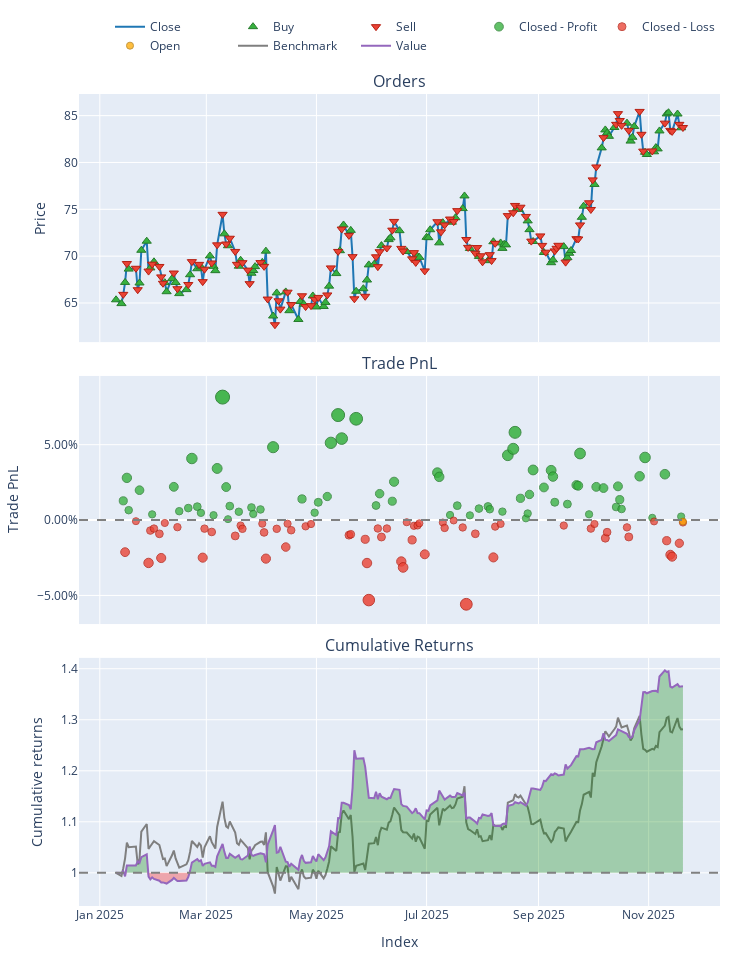

This figure's notebook cell:
### Markdown cell above
#### NEE

### Code cell
# 2. Load Data
try:
    # ensuring your path is correct
    data = pd.read_csv('data/processed/NEE_processed_2022.csv')
    if 'Date' in data.columns:
        data['Date'] = pd.to_datetime(data['Date'])
        data.set_index('Date', inplace=True)
    print("Data loaded successfully.")
except FileNotFoundError:
    print("Error: Data file not found. Check path.")
    sys.exit()

# 3. Split Train/Test
split_idx = int(len(data) * 0.7)
train_df = data.iloc[:split_idx]
test_df = data.iloc[split_idx:]

# --- TRAINING PHASE ---
print("Training SAC Agent...")

# Initialize Trainer (Pass config if needed, or defaults)
trainer = ModelTrainerRL(config['reinforcement_learning'])
env_params = config['reinforcement_learning']['environment']

# Create Training Environment
env_train = TradingEnvRL(
    train_df, 
    initial_balance=env_params.get('initial_balance', 10000),
    commission=env_params.get('commission', 0.001),
    lookback_window=env_params.get('lookback_window', 30),
    reward_func='profit'
)

# Train and Save
# This automatically handles the VecNormalize wrapper creation
result = trainer.train_sac(env_train) 

# IMPORTANT: Save the model and the normalization stats to disk
# We will reload them for the test phase to ensure consistency
save_path = "models/"
trainer.save_models(save_path)
print("Training Complete. Models saved.")

# --- INFERENCE PHASE (UPDATED) ---
print("Generating Agent Predictions on Test Data...")

# 1. Load the Trained Model
model = SAC.load(os.path.join(save_path, "sac_model"))

# 2. Create the Test Environment
# Must have the same observation space (columns) as training
env_test = TradingEnvRL(
    test_df, 
    initial_balance=env_params.get('initial_balance', 100000),
    commission=env_params.get('commission', 0.001),
    lookback_window=env_params.get('lookback_window', 30),
    reward_func='profit' 
)

# 3. Wrap it in DummyVecEnv (Required for SB3)
vec_env_test = DummyVecEnv([lambda: env_test])

# 4. Load Normalization Statistics
# This applies the Training Mean/Variance to the Test Data (Crucial!)
norm_path = os.path.join(save_path, "sac_vecnormalize.pkl")
if os.path.exists(norm_path):
    vec_env_test = VecNormalize.load(norm_path, vec_env_test)
    vec_env_test.training = False     # Do not update stats on test data
    vec_env_test.norm_reward = False  # Do not normalize rewards for testing
else:
    print("WARNING: Normalization stats not found. Model predictions may be garbage.")

# 5. Run Inference Loop
obs = vec_env_test.reset()
done = [False]  # VecEnv returns done as a list/array
actions = []

while not done[0]:
    # Predict action (obs is now correctly scaled)
    action, _ = model.predict(obs, deterministic=True)
    actions.append(action[0]) # Extract single action
    
    # Step the environment
    obs, _, done, _ = vec_env_test.step(action)

print(f"Generated {len(actions)} actions.")


# --- BACKTESTING PHASE ---
print("Running Backtest...")

backtester = PortfolioBacktesterRL(env_params) 

# Note: 'actions' corresponds to the period [lookback_window : end]
# Ensure your backtester handles this alignment. 
# Usually, passing the full price_data and the lookback_window allows 
# the backtester to slice the prices correctly to match the actions.
portfolio = backtester.run_backtest(
    price_data=test_df['close'], 
    predicted_weights=np.array(actions).flatten(),
    lookback_window=env_params.get('lookback_window', 30)
)

comparison = backtester.compare_with_buy_and_hold_rl()

# Show Metrics
metrics = backtester.get_performance_metrics()
print("\n--- Strategy Performance ---")
for k, v in metrics.items():
    print(f"{k}: {v:.4f}")
    
# Plot
portfolio.plot().show()
